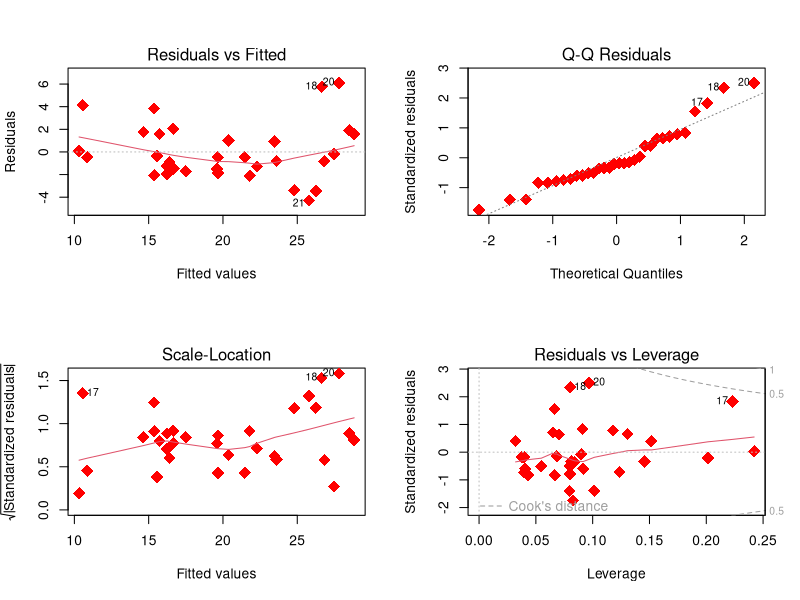

Write the R code that produced this figure.
## ---- chunk 1
attach(mtcars)
FIT1 <-  lm(mpg ~ cyl + wt)
summary(FIT1)

# What are the regression coefficients?
coef(FIT1)

# What are the p-values for the regression coefficients?
summary(FIT1)$coefficients



# What are the 95% confidence intervals for this coefficients?
confint(FIT1)

# What is the AIC value for this fitted model?
AIC(FIT1)


## ---- chunk 2
Residuals = resid(FIT1)

shapiro.test(Residuals)
## ---- chunk 3
par(mfrow=c(2,2))
plot(FIT1,pch=18,col="red",cex=2)
#Put it back to Normal Mode
par(mfrow=c(1,1))
